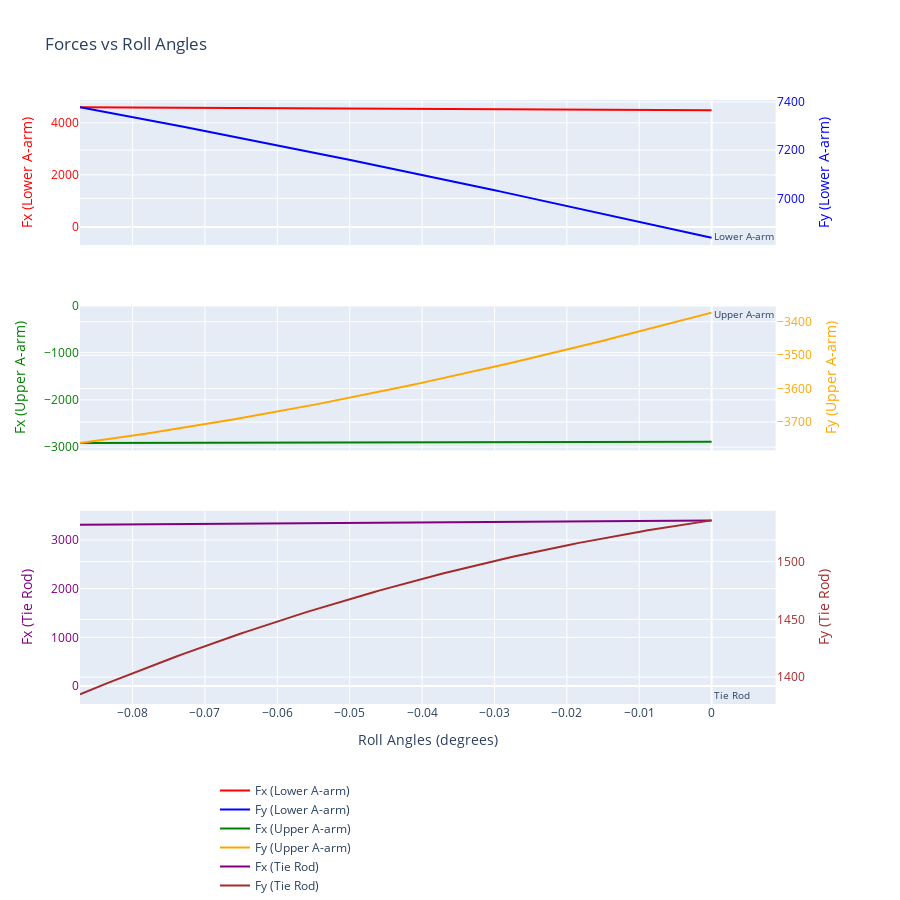

Notebook code cell kept with this figure:
### Code cell
# Plot Forces 

import plotly.graph_objects as go
from plotly.subplots import make_subplots

# Create a 3x1 subplot with dual y-axes for each subplot
fig = make_subplots(
    rows=3, cols=1, 
    shared_xaxes=True,  # Share the x-axis
    subplot_titles=('', '', ''),  # Remove default subplot titles
    vertical_spacing=0.1,  # Adjust vertical spacing between subplots
    row_heights=[0.3, 0.3, 0.4],  # Adjust row heights to fit better
    specs=[
        [{'secondary_y': True}],  # Lower A-arm with dual y-axis
        [{'secondary_y': True}],  # Upper A-arm with dual y-axis
        [{'secondary_y': True}]   # Tie Rod with dual y-axis
    ]
)

# Lower A-arm Fx
fig.add_trace(
    go.Scatter(
        x=results["roll_angle"],
        y=results["Fx (Lower A-arm)"],
        mode='lines',
        marker=dict(color='red'),
        name='Fx (Lower A-arm)',
    ), row=1, col=1, secondary_y=False
)

# Lower A-arm Fy
fig.add_trace(
    go.Scatter(
        x=results["roll_angle"],
        y=results["Fy (Lower A-arm)"],
        mode='lines',
        marker=dict(color='blue'),
        name='Fy (Lower A-arm)',
    ), row=1, col=1, secondary_y=True
)

# Upper A-arm Fx
fig.add_trace(
    go.Scatter(
        x=results["roll_angle"],
        y=results["Fx (Upper A-arm)"],
        mode='lines',
        marker=dict(color='green'),
        name='Fx (Upper A-arm)',
    ), row=2, col=1, secondary_y=False
)

# Upper A-arm Fy
fig.add_trace(
    go.Scatter(
        x=results["roll_angle"],
        y=results["Fy (Upper A-arm)"],
        mode='lines',
        marker=dict(color='orange'),
        name='Fy (Upper A-arm)',
    ), row=2, col=1, secondary_y=True
)

# Tie Rod Fx
fig.add_trace(
    go.Scatter(
        x=results["roll_angle"],
        y=results["Fx (Tie Rod)"],
        mode='lines',
        marker=dict(color='purple'),
        name='Fx (Tie Rod)',
    ), row=3, col=1, secondary_y=False
)

# Tie Rod Fy
fig.add_trace(
    go.Scatter(
        x=results["roll_angle"],
        y=results["Fy (Tie Rod)"],
        mode='lines',
        marker=dict(color='brown'),
        name='Fy (Tie Rod)',
    ), row=3, col=1, secondary_y=True
)

# Update layout for different y-axes
fig.update_layout(
    title='Forces vs Roll Angles',
    height=900,  # Increased height for better readability
    showlegend=True,
    legend=dict(x=0.5, y=-0.1, orientation='h'),  # Adjust legend position
)

# Update y-axis titles
fig.update_yaxes(
    title_text="Fx (Lower A-arm)", 
    title_font=dict(color='red'), 
    tickfont=dict(color='red'), 
    row=1, col=1, secondary_y=False
)
fig.update_yaxes(
    title_text="Fy (Lower A-arm)", 
    title_font=dict(color='blue'), 
    tickfont=dict(color='blue'), 
    row=1, col=1, secondary_y=True
)
fig.update_yaxes(
    title_text="Fx (Upper A-arm)", 
    title_font=dict(color='green'), 
    tickfont=dict(color='green'), 
    row=2, col=1, secondary_y=False
)
fig.update_yaxes(
    title_text="Fy (Upper A-arm)", 
    title_font=dict(color='orange'), 
    tickfont=dict(color='orange'), 
    row=2, col=1, secondary_y=True
)
fig.update_yaxes(
    title_text="Fx (Tie Rod)", 
    title_font=dict(color='purple'), 
    tickfont=dict(color='purple'), 
    row=3, col=1, secondary_y=False
)
fig.update_yaxes(
    title_text="Fy (Tie Rod)", 
    title_font=dict(color='brown'), 
    tickfont=dict(color='brown'), 
    row=3, col=1, secondary_y=True
)

# Add small titles to each subplot
fig.add_annotation(
    text="Lower A-arm", 
    x=0, 
    y=1, 
    xref='paper', 
    yref='paper', 
    showarrow=False, 
    font=dict(size=10), 
    align='left', 
    xanchor='left', 
    yanchor='top',
    standoff=10,
    row=1, col=1
)
fig.add_annotation(
    text="Upper A-arm", 
    x=0, 
    y=1, 
    xref='paper', 
    yref='paper', 
    showarrow=False, 
    font=dict(size=10), 
    align='left', 
    xanchor='left', 
    yanchor='top',
    standoff=10,
    row=2, col=1
)
fig.add_annotation(
    text="Tie Rod", 
    x=0, 
    y=1, 
    xref='paper', 
    yref='paper', 
    showarrow=False, 
    font=dict(size=10), 
    align='left', 
    xanchor='left', 
    yanchor='top',
    standoff=10,
    row=3, col=1
)

# Update x-axis title
fig.update_xaxes(title_text="Roll Angles (degrees)", row=3, col=1)

# Show the figure
fig.show()
